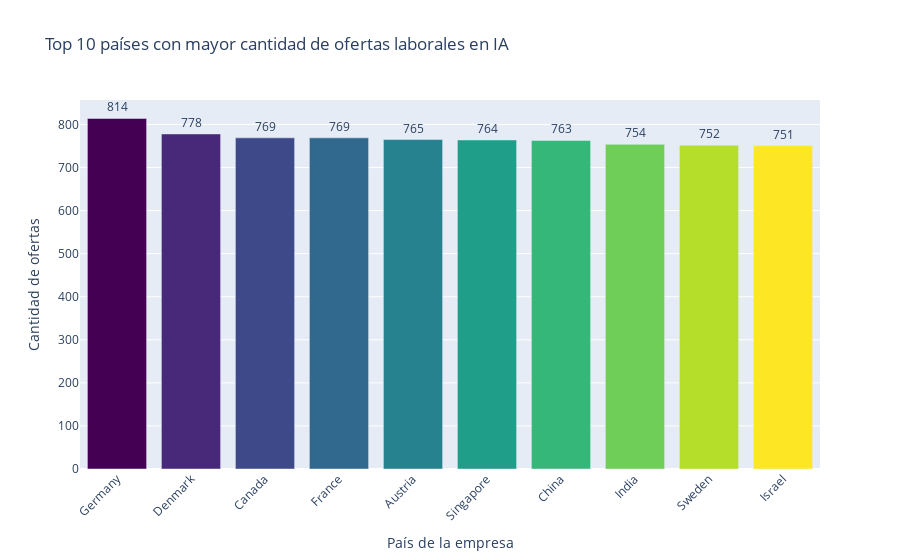

Write notebook code for a chart like this one.
### Code cell
import plotly.express as px
# --- Pregunta 8: Top 15 países con mayor cantidad de ofertas laborales ---

# Agrupar por país de empresa y contar
offers_by_country = (
    df['company_location']
    .value_counts()
    .head(10)
    .reset_index()
)
offers_by_country.columns = ['company_location', 'Cantidad']  # asignación de nombres a las columnas

# Gráfico
fig_country = px.bar(
    offers_by_country,
    x='company_location',
    y='Cantidad',
    title='Top 10 países con mayor cantidad de ofertas laborales en IA',
    labels={
        'company_location': 'País de la empresa',
        'Cantidad': 'Cantidad de ofertas'
    },
    text='Cantidad',
    color='company_location',
    color_discrete_sequence=px.colors.sequential.Viridis
)
fig_country.update_traces(texttemplate='%{text}', textposition='outside')
fig_country.update_layout(xaxis_tickangle=-45, showlegend=False)

fig_country.show()

### Figure 1 — Plotly figure (JSON) as saved in the notebook; plotly's stock layout.template omitted (floating-point values rounded to 4 significant figures)
{"data": [{"hovertemplate": "País de la empresa=%{x}<br>Cantidad de ofertas=%{text}<extra></extra>", "legendgroup": "Germany", "marker": {"color": "#440154", "pattern": {"shape": ""}}, "name": "Germany", "orientation": "v", "showlegend": true, "text": [814.0], "textposition": "outside", "texttemplate": "%{text}", "type": "bar", "x": ["Germany"], "xaxis": "x", "y": [814], "yaxis": "y"}, {"hovertemplate": "País de la empresa=%{x}<br>Cantidad de ofertas=%{text}<extra></extra>", "legendgroup": "Denmark", "marker": {"color": "#482878", "pattern": {"shape": ""}}, "name": "Denmark", "orientation": "v", "showlegend": true, "text": [778.0], "textposition": "outside", "texttemplate": "%{text}", "type": "bar", "x": ["Denmark"], "xaxis": "x", "y": [778], "yaxis": "y"}, {"hovertemplate": "País de la empresa=%{x}<br>Cantidad de ofertas=%{text}<extra></extra>", "legendgroup": "Canada", "marker": {"color": "#3e4989", "pattern": {"shape": ""}}, "name": "Canada", "orientation": "v", "showlegend": true, "text": [769.0], "textposition": "outside", "texttemplate": "%{text}", "type": "bar", "x": ["Canada"], "xaxis": "x", "y": [769], "yaxis": "y"}, {"hovertemplate": "País de la empresa=%{x}<br>Cantidad de ofertas=%{text}<extra></extra>", "legendgroup": "France", "marker": {"color": "#31688e", "pattern": {"shape": ""}}, "name": "France", "orientation": "v", "showlegend": true, "text": [769.0], "textposition": "outside", "texttemplate": "%{text}", "type": "bar", "x": ["France"], "xaxis": "x", "y": [769], "yaxis": "y"}, {"hovertemplate": "País de la empresa=%{x}<br>Cantidad de ofertas=%{text}<extra></extra>", "legendgroup": "Austria", "marker": {"color": "#26828e", "pattern": {"shape": ""}}, "name": "Austria", "orientation": "v", "showlegend": true, "text": [765.0], "textposition": "outside", "texttemplate": "%{text}", "type": "bar", "x": ["Austria"], "xaxis": "x", "y": [765], "yaxis": "y"}, {"hovertemplate": "País de la empresa=%{x}<br>Cantidad de ofertas=%{text}<extra></extra>", "legendgroup": "Singapore", "marker": {"color": "#1f9e89", "pattern": {"shape": ""}}, "name": "Singapore", "orientation": "v", "showlegend": true, "text": [764.0], "textposition": "outside", "texttemplate": "%{text}", "type": "bar", "x": ["Singapore"], "xaxis": "x", "y": [764], "yaxis": "y"}, {"hovertemplate": "País de la empresa=%{x}<br>Cantidad de ofertas=%{text}<extra></extra>", "legendgroup": "China", "marker": {"color": "#35b779", "pattern": {"shape": ""}}, "name": "China", "orientation": "v", "showlegend": true, "text": [763.0], "textposition": "outside", "texttemplate": "%{text}", "type": "bar", "x": ["China"], "xaxis": "x", "y": [763], "yaxis": "y"}, {"hovertemplate": "País de la empresa=%{x}<br>Cantidad de ofertas=%{text}<extra></extra>", "legendgroup": "India", "marker": {"color": "#6ece58", "pattern": {"shape": ""}}, "name": "India", "orientation": "v", "showlegend": true, "text": [754.0], "textposition": "outside", "texttemplate": "%{text}", "type": "bar", "x": ["India"], "xaxis": "x", "y": [754], "yaxis": "y"}, {"hovertemplate": "País de la empresa=%{x}<br>Cantidad de ofertas=%{text}<extra></extra>", "legendgroup": "Sweden", "marker": {"color": "#b5de2b", "pattern": {"shape": ""}}, "name": "Sweden", "orientation": "v", "showlegend": true, "text": [752.0], "textposition": "outside", "texttemplate": "%{text}", "type": "bar", "x": ["Sweden"], "xaxis": "x", "y": [752], "yaxis": "y"}, {"hovertemplate": "País de la empresa=%{x}<br>Cantidad de ofertas=%{text}<extra></extra>", "legendgroup": "Israel", "marker": {"color": "#fde725", "pattern": {"shape": ""}}, "name": "Israel", "orientation": "v", "showlegend": true, "text": [751.0], "textposition": "outside", "texttemplate": "%{text}", "type": "bar", "x": ["Israel"], "xaxis": "x", "y": [751], "yaxis": "y"}], "layout": {"barmode": "relative", "legend": {"title": {"text": "País de la empresa"}, "tracegroupgap": 0}, "showlegend": false, "title": {"text": "Top 10 países con mayor cantidad de ofertas laborales en IA"}, "xaxis": {"anchor": "y", "categoryarray": ["Germany", "Denmark", "Canada", "France", "Austria", "Singapore", "China", "India", "Sweden", "Israel"], "categoryorder": "array", "domain": [0, 1], "tickangle": -45, "title": {"text": "País de la empresa"}}, "yaxis": {"anchor": "x", "domain": [0, 1], "title": {"text": "Cantidad de ofertas"}}}}
